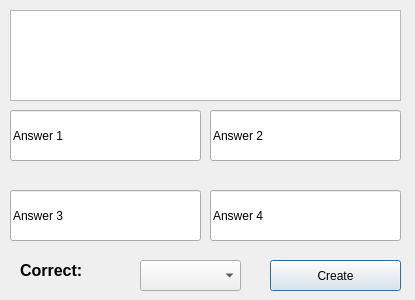
<?xml version="1.0" encoding="UTF-8"?>
<ui version="4.0">
 <class>NewQuestion</class>
 <widget class="QDialog" name="NewQuestion">
  <property name="geometry">
   <rect>
    <x>0</x>
    <y>0</y>
    <width>415</width>
    <height>300</height>
   </rect>
  </property>
  <property name="windowTitle">
   <string>Dialog</string>
  </property>
  <widget class="QLineEdit" name="answer1">
   <property name="geometry">
    <rect>
     <x>10</x>
     <y>110</y>
     <width>191</width>
     <height>51</height>
    </rect>
   </property>
   <property name="text">
    <string>Answer 1</string>
   </property>
  </widget>
  <widget class="QLineEdit" name="answer3">
   <property name="geometry">
    <rect>
     <x>10</x>
     <y>190</y>
     <width>191</width>
     <height>51</height>
    </rect>
   </property>
   <property name="text">
    <string>Answer 3</string>
   </property>
  </widget>
  <widget class="QLineEdit" name="answer2">
   <property name="geometry">
    <rect>
     <x>210</x>
     <y>110</y>
     <width>191</width>
     <height>51</height>
    </rect>
   </property>
   <property name="text">
    <string>Answer 2</string>
   </property>
  </widget>
  <widget class="QLineEdit" name="answer4">
   <property name="geometry">
    <rect>
     <x>210</x>
     <y>190</y>
     <width>191</width>
     <height>51</height>
    </rect>
   </property>
   <property name="text">
    <string>Answer 4</string>
   </property>
  </widget>
  <widget class="QTextEdit" name="question">
   <property name="geometry">
    <rect>
     <x>10</x>
     <y>10</y>
     <width>391</width>
     <height>91</height>
    </rect>
   </property>
  </widget>
  <widget class="QLabel" name="label">
   <property name="geometry">
    <rect>
     <x>20</x>
     <y>250</y>
     <width>91</width>
     <height>41</height>
    </rect>
   </property>
   <property name="font">
    <font>
     <pointsize>12</pointsize>
     <weight>75</weight>
     <bold>true</bold>
    </font>
   </property>
   <property name="text">
    <string>Correct:</string>
   </property>
  </widget>
  <widget class="QComboBox" name="correctBox">
   <property name="geometry">
    <rect>
     <x>140</x>
     <y>260</y>
     <width>101</width>
     <height>31</height>
    </rect>
   </property>
  </widget>
  <widget class="QPushButton" name="createQuestionButton">
   <property name="geometry">
    <rect>
     <x>270</x>
     <y>260</y>
     <width>131</width>
     <height>31</height>
    </rect>
   </property>
   <property name="text">
    <string>Create</string>
   </property>
  </widget>
 </widget>
 <resources/>
 <connections/>
</ui>
